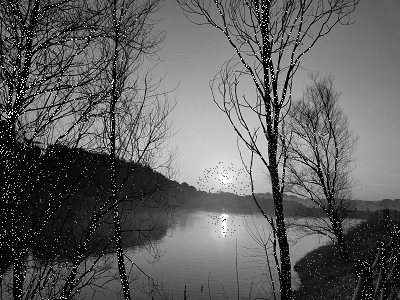
#> input picture I_1.png, 400 x 300 px
$ python Plotting_Spectrums.py
#> lines starting #> are read from the running program, lines starting #| are printed output that depends on the picture
import cv2
import numpy as np
import matplotlib
from matplotlib import pyplot as plt
import os
os.chdir("C:\\Users\\tcmserbetci\\Desktop\\BBL588 ödev\\")

#getting the fourier transform of the images
img_1 = cv2.imread("I_1.png", 0)
#> img_1 is the input picture: shape (300, 400); min 0, max 255, mean 95.4
f_1 = np.fft.fft2(img_1)
fshift_1 = np.fft.fftshift(f_1) #in order to shift the zero freq component into center
magnitude_spectrum_1 = 20*np.log(np.abs(fshift_1)) #magnitude formula
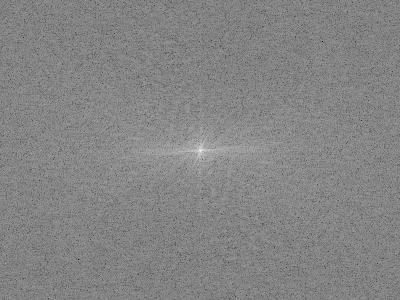
#> magnitude_spectrum_1: shape (300, 400) float64; min 25.06, max 325.1, mean 181.4; drawn with min black and max white

plt.subplot(121),plt.imshow(img_1, cmap = 'gray')
plt.title('I_1'), plt.xticks([]), plt.yticks([])
plt.subplot(122),plt.imshow(magnitude_spectrum_1, cmap = 'gray')
plt.title('Magnitude Spectrum'), plt.xticks([]), plt.yticks([])
plt.show()
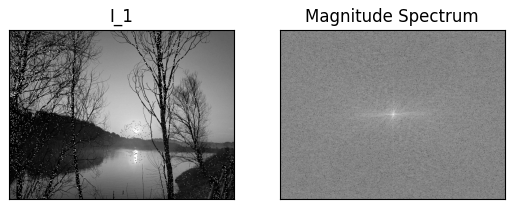
#> figure drawn by matplotlib, 2 panels
